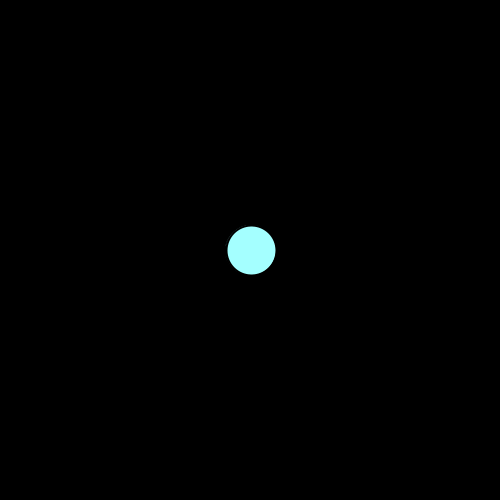
Frame 1 (no input)
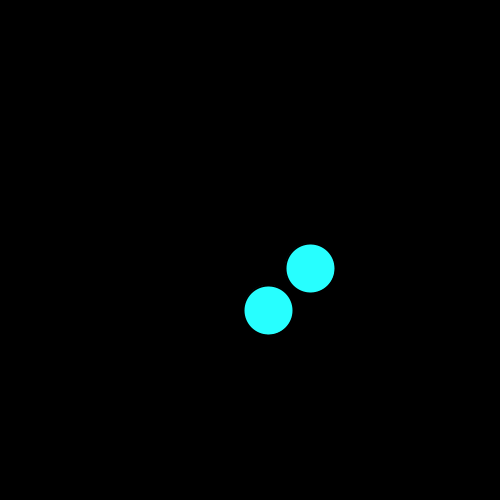
Frame 60 (the mouse pressed at the canvas centre just before this capture)
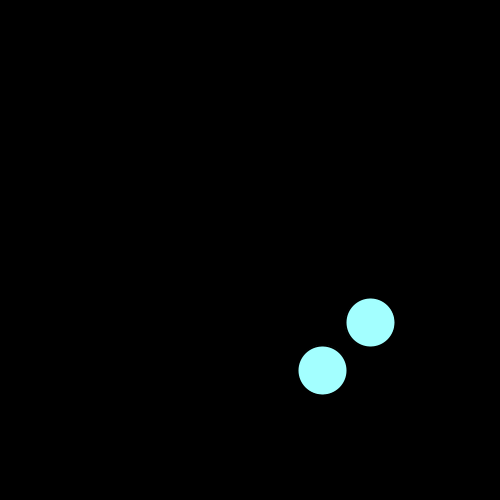
Frame 120 (the mouse held since frame 60 and released just before this capture)

The Processing sketch that drew these frames (run headless with seeded random() and noise(); from frame 60 on, the mouse is pressed at the canvas centre):

// Processing sketch: vector6
// ── vector6.pde
mover m;
void setup()
{
  size(500, 500);
  m = new mover();
}
void draw()
{
  background(0);
  m.update();
  m.edge();
  m.display();
}
class mover
{
  PVector velocity;
  PVector location;
  PVector accel;
  
  mover()
  {
    location = new PVector(width/2, height/2);
    velocity = new PVector(0,1);
    accel=new PVector(0.01,0);
    
  }
  void update()
  {
    velocity.add(accel);
    location.add(velocity);
  }
  void edge()
  {
    if (location.x>width)
      location.x = 0;
    if (location.x<0)
      location.x = width;
    if (location.y>height)
      location.y = 0;
    if (location.y<0)
      location.y = height;
  }
  void display()
  {
    stroke(0);
    strokeWeight(2);
    fill(random(255), 255, 255);
    ellipse(location.x, location.y, 50, 50);
   ellipse(location.y,location.x,50,50);
  }
}
